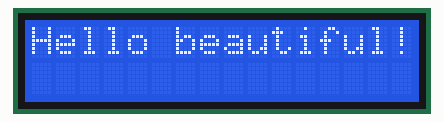
This sketch was run on a simulated Arduino Uno, built with avr-gcc and run on an emulated ATmega328P. Parts: 16×2 character LCD. Random numbers use the default seed unless the sketch sets one; what the sketch prints to the serial monitor is not drawn.

Above: at 0.1 s.
At 3.1 s:
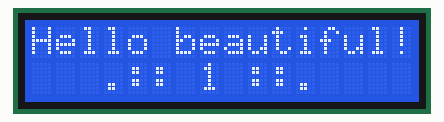
At 4.2 s:
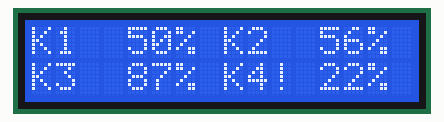
At 14.5 s:
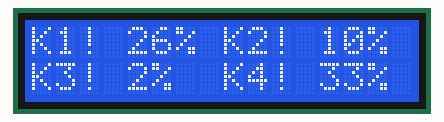
At 24.8 s:
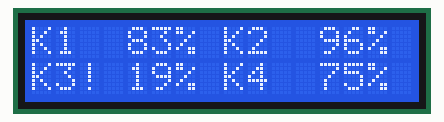
At 35.1 s:
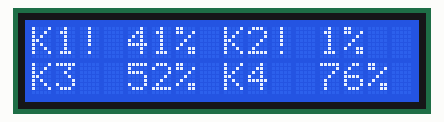

Measured:
- what the display in image 1 shows lasts 1.1 s, from 3.1 s to 4.2 s
- what the display in image 2 shows lasts 10.3 s, from 4.2 s to 14.5 s

The sketch:

KasteluSysteemiSimulaatio.ino
```cpp
#include <LiquidCrystal.h>

// Setting the LCD shields pins
LiquidCrystal lcd(8, 9, 4, 5, 6, 7);

long moistureValue1;
long moistureValue2;
long moistureValue3;
long moistureValue4;

// declare moisture values
int moisture1_value = 1023;
int moisture2_value = 100;
int moisture3_value = 0;
int moisture4_value = 0;

int percentValue1 = 0;
int percentValue2 = 0;
int percentValue3 = 0;
int percentValue4 = 0;

// kukkanenTila = 0 | Kukka on kylläinen
// kukkanenTila = 1 | Kukka on janoinen
int kukkanen1Tila = 0;
int kukkanen2Tila = 0;
int kukkanen3Tila = 0;
int kukkanen4Tila = 0;

// pumppuTila = 0 | Pumppu ei ole päällä
// pumppuTila = 1 | Pumppu on päällä
int pumppuTila = 0;

// venttiiliReleTila = 0 | Venttiili on suljettu
// venttiiliReleTila = 1 | Venttiili on auki
int venttiiliReleTila1 = 0;
int venttiiliReleTila2 = 0;
int venttiiliReleTila3 = 0;
int venttiiliReleTila4 = 0;

int looppiViive = 5000;
int kasteluAika = 5000;

void setup() {
  randomSeed(analogRead(0));
  lcd.begin(16, 2);
  Serial.begin(9600);
  tervehdysViesti();
}

void tervehdysViesti() {
  lcd.clear();
  lcd.setCursor(0,0);
  lcd.print("Hello beautiful!");
  Serial.println("Hello beautiful!");
  Serial.print("Simuloitu kastelujärjestelmä käynnistyy");
  delay(1000);
  lcd.setCursor(3,1);
  lcd.print(".:: 3 ::.");
  Serial.print(" 3");
  delay(1000);
  lcd.setCursor(3,1);
  lcd.print(".:: 2 ::.");
  Serial.print(", 2");
  delay(1000);
  lcd.setCursor(3,1);
  lcd.print(".:: 1 ::.");
  Serial.println(", 1");
  delay(1000);
  Serial.println(" ");
}

void lueAnturit() {
  // Kosteusarvojen lukeminen antureista ja
  // arvojen muuttaminen prosenteiksi
  moistureValue1 = random(0, 1024);
  percentValue1 = (moistureValue1)*100L/(1023);

  moistureValue2 = random(0, 1024);
  percentValue2 = (moistureValue2)*100L/(1023);

  moistureValue3 = random(0, 1024);
  percentValue3 = (moistureValue3)*100L/(1023);

  moistureValue4 = random(0, 1024);
  percentValue4 = (moistureValue4)*100L/(1023);

  // Kosteusanturi 1
  if(moistureValue1<=450) {
    kukkanen1Tila = 1;
  }else{
    kukkanen1Tila = 0;
  }

  // Kosteusanturi 2
  if(moistureValue2<=450) {
    kukkanen2Tila = 1;
  }else{
    kukkanen2Tila = 0;
  }

  // Kosteusanturi 3
  if(moistureValue3<=450) {
    kukkanen3Tila = 1;
  }else{
    kukkanen3Tila = 0;
  }

  // Kosteusanturi 4
  if(moistureValue4<=450) {
    kukkanen4Tila = 1;
  }else{
    kukkanen4Tila = 0;
  }
}

void kukatTarkistus() {
  lcd.clear();

  lueAnturit();

  Serial.println("=====================================================/");

  // Anturi 1 / Kukka 1
  lcd.setCursor(0,0);
  lcd.print("K1");
  lcd.setCursor(4,0);
  lcd.print(percentValue1);
  lcd.print("%");
  Serial.print("Anturi 1: ");
  Serial.print(moistureValue1);
  Serial.print(" / ");
  Serial.print(percentValue1);
    if (kukkanen1Tila == 1) {
      venttiiliReleTila1 = 1;
      lcd.setCursor(2,0);
      lcd.print("!");
      Serial.print("%");
      Serial.print(" | Apuva, vettä!!! | Rele: ");
      Serial.println(venttiiliReleTila1);
    }else{
      venttiiliReleTila1 = 0;
      Serial.print("%");
      Serial.print(" | Rele: ");
      Serial.println(venttiiliReleTila1);
    }

  // Anturi 2 / Kukka 2
  lcd.setCursor(8,0);
  lcd.print("K2");
  lcd.setCursor(12,0);
  lcd.print(percentValue2);
  lcd.print("%");
  Serial.print("Anturi 2: ");
  Serial.print(moistureValue2);
  Serial.print(" / ");
  Serial.print(percentValue2);
    if (kukkanen2Tila == 1) {
      venttiiliReleTila2 = 1;
      lcd.setCursor(10,0);
      lcd.print("!");
      Serial.print("%");
      Serial.print(" | Apuva, vettä!!! | Rele: ");
      Serial.println(venttiiliReleTila2);
    }else{
      venttiiliReleTila2 = 0;
      Serial.print("%");
      Serial.print(" | Rele: ");
      Serial.println(venttiiliReleTila2);
    }

  // Anturi 3 / Kukka 3
  lcd.setCursor(0,1);
  lcd.print("K3");
  lcd.setCursor(4,1);
  lcd.print(percentValue3);
  lcd.print("%");
  Serial.print("Anturi 3: ");
  Serial.print(moistureValue3);
  Serial.print(" / ");
  Serial.print(percentValue3);
    if (kukkanen3Tila == 1) {
      venttiiliReleTila3 = 1;
      lcd.setCursor(2,1);
      lcd.print("!");
      Serial.print("%");
      Serial.print(" | Apuva, vettä!!! | Rele: ");
      Serial.println(venttiiliReleTila3);
    }else{
      venttiiliReleTila3 = 0;
      Serial.print("%");
      Serial.print(" | Rele: ");
      Serial.println(venttiiliReleTila3);
    }

  // Anturi 4 / Kukka 4
  lcd.setCursor(8,1);
  lcd.print("K4");
  lcd.setCursor(12,1);
  lcd.print(percentValue4);
  lcd.print("%");
  Serial.print("Anturi 4: ");
  Serial.print(moistureValue4);
  Serial.print(" / ");
  Serial.print(percentValue4);
    if (kukkanen4Tila == 1) {
      venttiiliReleTila4 = 1;
      lcd.setCursor(10,1);
      lcd.print("!");
      Serial.print("%");
      Serial.print(" | Apuva, vettä!!! | Rele: ");
      Serial.println(venttiiliReleTila4);
      Serial.println(" ");
    }else{
      venttiiliReleTila4 = 0;
      Serial.print("%");
      Serial.print(" | Rele: ");
      Serial.println(venttiiliReleTila4);
      Serial.println(" ");
    }

  if (kukkanen1Tila == 1 || kukkanen2Tila == 1 || kukkanen3Tila == 1 || kukkanen4Tila == 1) {
    pumppuTila = 1;
    Serial.println("Joku kukkanen tarttis vettä...");
    //Serial.println(" ");
    kasteleKukat();
  }else{
    pumppuTila = 0;
    Serial.print("Pumppu: ");
    Serial.println(pumppuTila);
    Serial.println(" ");
  }
}

void kasteleKukat() {
  if (pumppuTila == 1) {
    Serial.print("Laitetaan pumppu päälle | pumppu: ");
    Serial.println(pumppuTila);
    Serial.println(" ");
    // Tähän lisätään koodi pumpulle kun se avataan, esim. digitalWrite(pump, HIGH);
  }

  Serial.println("Nyt kastellaan...");
  Serial.println(" ");

  delay(kasteluAika);

  if (pumppuTila == 1) {
    pumppuTila = 0;
    Serial.print("Laitetaan pumppu kiinni | pumppu: ");
    Serial.println(pumppuTila);
    // Tähän lisätään koodi pumpulle kun se suljetaan, esim. digitalWrite(pump, LOW);
  }

  if (venttiiliReleTila1 == 1) {
    Serial.println("Venttiili 1 suljetaan");
    //Tähän lisätään koodi releille kun ne kastelun jälkeen suljetaan, esim:
    // digitalWrite(relay1, LOW);
  }

  if (venttiiliReleTila2 == 1) {
    Serial.println("Venttiili 2 suljetaan");
    //Tähän lisätään koodi releille kun ne kastelun jälkeen suljetaan, esim:
    // digitalWrite(relay2, LOW);
  }

  if (venttiiliReleTila3 == 1) {
    Serial.println("Venttiili 3 suljetaan");
    //Tähän lisätään koodi releille kun ne kastelun jälkeen suljetaan, esim:
    // digitalWrite(relay3, LOW);
  }

  if (venttiiliReleTila4 == 1) {
    Serial.println("Venttiili 4 suljetaan");
    //Tähän lisätään koodi releille kun ne kastelun jälkeen suljetaan, esim:
    // digitalWrite(relay4, LOW);
  }

  // Tähän lisätään koodi releille kun ne kastelun jälkeen suljetaan, esim:
  // digitalWrite(relay1, LOW);
  // digitalWrite(relay2, LOW);
  // digitalWrite(relay3, LOW);
  // digitalWrite(relay4, LOW);
}

void loop() {
  kukatTarkistus();
  delay(looppiViive);
}
```
